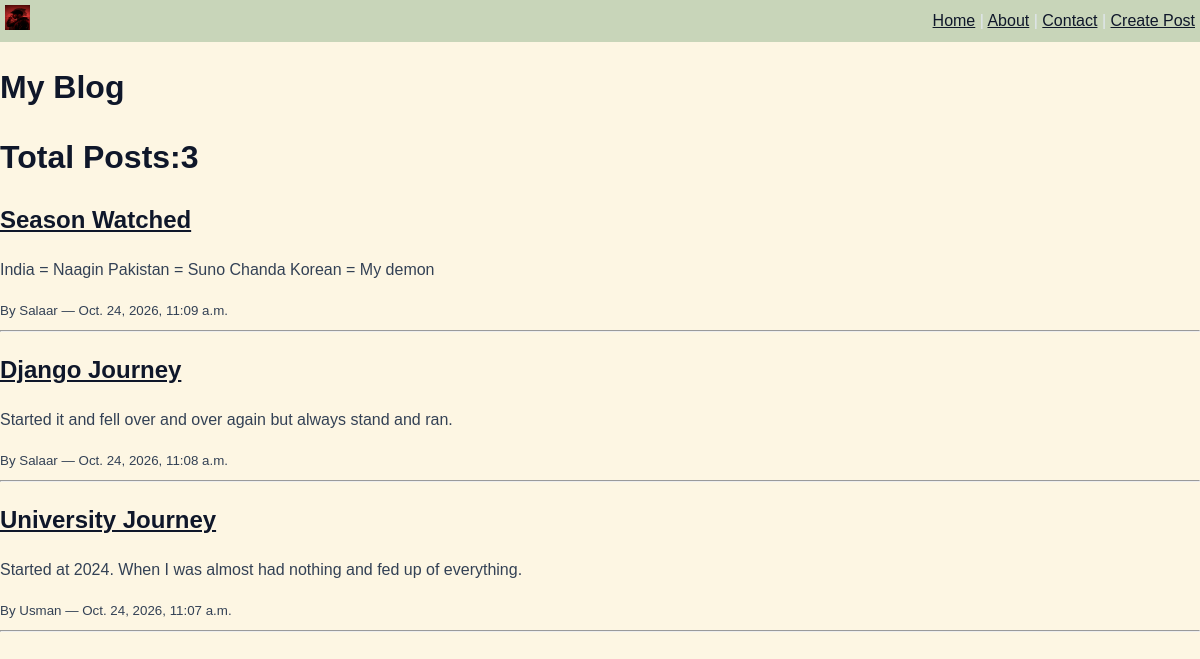
The app's page /, older data.
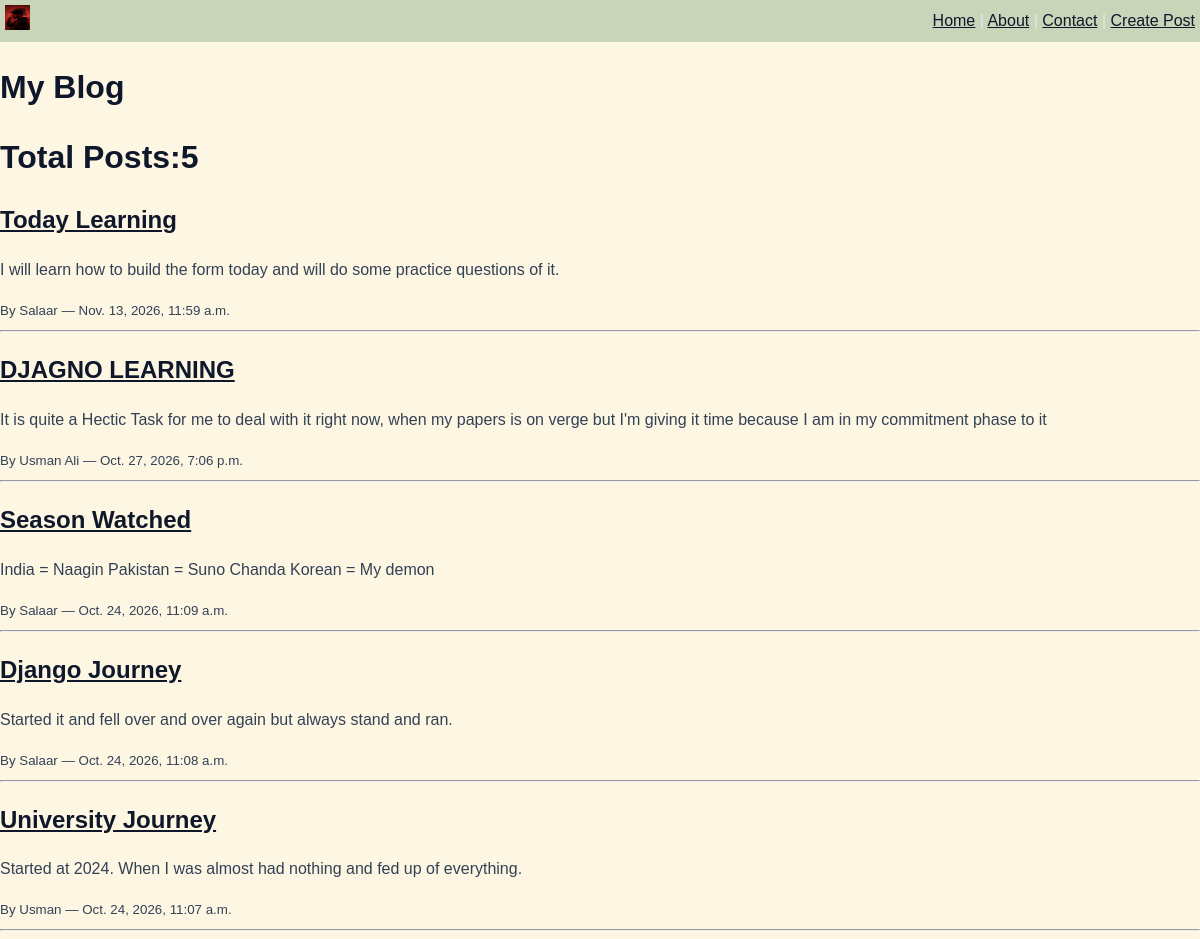
The same page, newer data.
### blog/models.py (models this page shows, shortened)
class Post(models.Model):
    title = models.CharField(max_length=200)
    content = models.TextField()
    date_created = models.DateTimeField(auto_now_add=True)
    author = models.CharField(max_length=100)

### blog/views.py (the view)
# urls.py: path('', views.index, name='index'),
def index(request):
    posts = Post.objects.order_by('-date_created')
    total_posts = posts.count()
    context = {
        'posts': posts,
        'total_posts': total_posts
    }
    return render(request, 'blog/index.html', context)

### blog/templates/blog/index.html
{% extends "blog/base.html" %}
{% block content %}
    <h1>My Blog</h1>
    <h1>Total Posts:{{total_posts}}</h1>
    {% for post in posts %}
        <div>
            <h2><a href="/post/{{ post.id }}/">{{ post.title }}</a></h2>
        <p>{{ post.content }}</p>
        <small>By {{ post.author }} — {{ post.date_created }}</small>
    </div>
    <hr>
{% endfor %}
{% endblock %}

### blog/templates/blog/base.html (shortened to what this page needs)
{% load static %}
<!DOCTYPE html>
<html>
<head>
    <link rel="stylesheet" type="text/css" href="{% static 'css/style.css' %}">
</head>
<body>
    <nav>
        <div>
            <img src="{% static 'images/Me.jfif' %}" alt="Profile Image" width="25" height="25">
        </div>
        <div>
            <a href="/home">Home</a> |
            <a href="/about">About</a> |
            <a href="/contact">Contact</a> |
            <a href="/create">Create Post</a>
        </div>
    </nav>
    {% block content %}{% endblock%}
</body>
</html>

### blog/static/css/style.css (style rules this page uses)
body { font-family: Tahoma,Arial, sans-serif; line-height: 1.5; margin: 0; background-color: #FDF6E3; color: #334155; }
nav { background-color: #C8D5B9; color: #E2E8F0; padding: 5px; display: flex; align-items: center; justify-content: space-between; }
h1, h2, h3, a { color: #0F172A; }

Row changes from the older to the newer data that the page shows:
added Post: title "Today Learning", content "I will learn how to build the form today and will do some practice questions of it.", author "Salaar", date_created "Nov. 13, 2026, 11:59 a.m."
added Post: title "DJAGNO LEARNING", content "It is quite a Hectic Task for me to deal with it right now, when my papers is on verge but I'm giving it time because I am in my commitment phase to it", author "Usman Ali", date_created "Oct. 27, 2026, 7:06 p.m."
Text that changed along with them:
{{ total_posts }}: "3" → "5"
